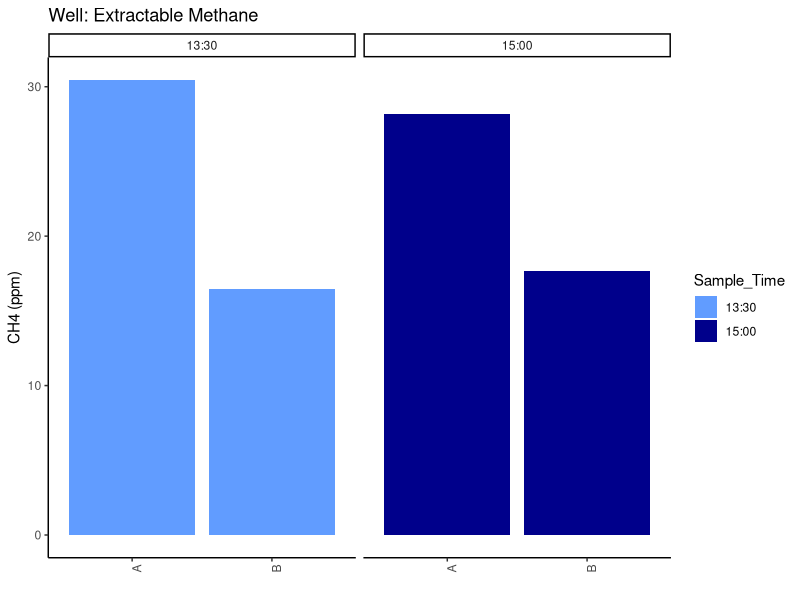
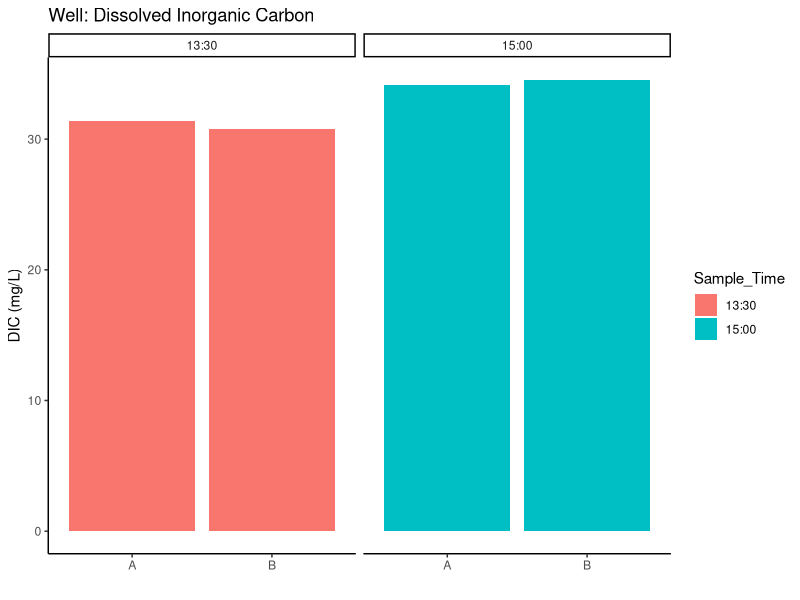
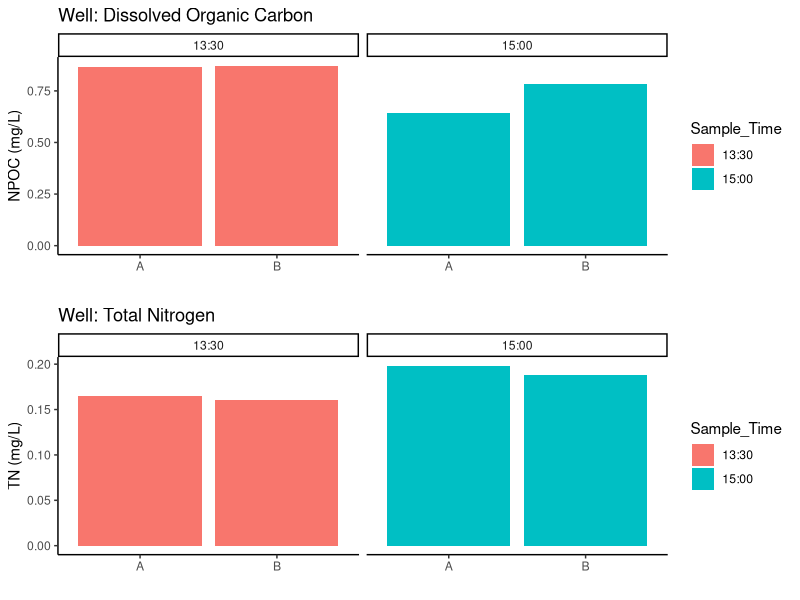

Source code (R) for these figures, in order:
## ---- chunk 1
library(ggplot2)
library(dplyr)
library(knitr)
library(ggpubr)
## ---- chunk 2

#read out title
cat("Greenhouse Gas Data from Shimadzu GC - Shakey Samples")

#Read in the data 
ghg <- read.csv("Processed Data/TMP_202511_FW_WellTest_GHG_Processed.csv")
#head(doc)

#Plot DOC data 
viz_ch4_plot <-  ggplot(data = ghg, aes(x = Replicate, y = CH4_ppm, fill=Sample_Time)) +
       geom_bar(stat = 'identity') + 
        facet_grid(~Sample_Time, scales="free_x") +
        scale_fill_manual(values = c("#619CFF", "darkblue")) + 
        theme_classic() + labs(x= " ", y="CH4 (ppm)", title="Well: Extractable Methane") + 
        theme(legend.position="right")  + 
        theme(axis.text.x = element_text(angle = 90, hjust = 0.5))

viz_ch4_plot

#ggarrange(viz_c_plot, viz_n_plot, nrow=2, ncol=1)
#print(viz_c_plot)
#print(viz_n_plot)

##Calculate an average DOC and TN?  
# Calculate the averages
avg_ch4 <- round(mean(ghg$CH4_ppm), 2)
#avg_tn <- round(mean(doc$tdn_mgL), 2)
sd_ch4 <- round(sd(ghg$CH4_ppm), 2)
#sd_tn <- round(sd(doc$tdn_mgL), 2)

# Create a dataframe with the results
ghg_table <- data.frame(
  Analyte = c("CH4 (ppm)"), #, "CO2 (ppm)"),
  Average = c(avg_ch4), #, avg_tn),
  Std_Deviation = c(sd_ch4) #, sd_tn)
)

kable(ghg_table)

## ---- chunk 3

#read out title
cat("DIC Data from Shimadzu TOC-V")

#Read in the data 
dic <- read.csv("Processed Data/TMP_20251110_FW_WellTest_DIC_Processed.csv")
#head(doc)

#Plot DOC data 
viz_ic_plot <-  ggplot(data = dic, aes(x = Replicate, y = ic_mgL, fill=Sample_Time)) +
       geom_bar(stat = 'identity') + 
        facet_grid(~Sample_Time, scales="free_x") + 
        theme_classic() + labs(x= " ", y="DIC (mg/L)", title="Well: Dissolved Inorganic Carbon") + 
        theme(legend.position="right") 

print(viz_ic_plot)


##Calculate an average DIC  
# Calculate the averages
avg_dic <- round(mean(dic$ic_mgL), 2)
sd_dic <- round(sd(dic$ic_mgL), 2)


# Create a dataframe with the results
dic_table <- data.frame(
  Analyte = c("DIC (mg/L)"),
  Average = c(avg_dic),
  Std_Deviation = c(sd_dic)
)

kable(dic_table)

## ---- chunk 4

#read out title
cat("DOC and TN Data from Shimadzu TOC/TN")

#Read in the data 
doc <- read.csv("Processed Data/TMP_20251110_FW_WellTest_DOC_Processed.csv")
#head(doc)

#Plot DOC data 
viz_c_plot <-  ggplot(data = doc, aes(x = Replicate, y = npoc_mgL, fill=Sample_Time)) +
       geom_bar(stat = 'identity') + 
        facet_grid(~Sample_Time, scales="free_x") + 
        theme_classic() + labs(x= " ", y="NPOC (mg/L)", title="Well: Dissolved Organic Carbon") + 
        theme(legend.position="right") 


viz_n_plot <-  ggplot(data = doc, aes(x = Replicate, y = tdn_mgL, fill=Sample_Time)) +
       geom_bar(stat = 'identity') + 
        facet_grid(~Sample_Time, scales="free_x") + 
        theme_classic() + labs(x= " ", y="TN (mg/L)", title="Well: Total Nitrogen") + 
        theme(legend.position="right") 

ggarrange(viz_c_plot, viz_n_plot, nrow=2, ncol=1)
#print(viz_c_plot)
#print(viz_n_plot)

##Calculate an average DOC and TN?  
# Calculate the averages
avg_doc <- round(mean(doc$npoc_mgL), 3)
avg_tn <- round(mean(doc$tdn_mgL), 3)
sd_doc <- round(sd(doc$npoc_mgL), 3)
sd_tn <- round(sd(doc$tdn_mgL), 3)

# Create a dataframe with the results
doc_table <- data.frame(
  Analyte = c("DOC (mg/L)", "TN (mg/L)"),
  Average = c(avg_doc, avg_tn),
  Std_Deviation = c(sd_doc, sd_tn)
)

kable(doc_table)
